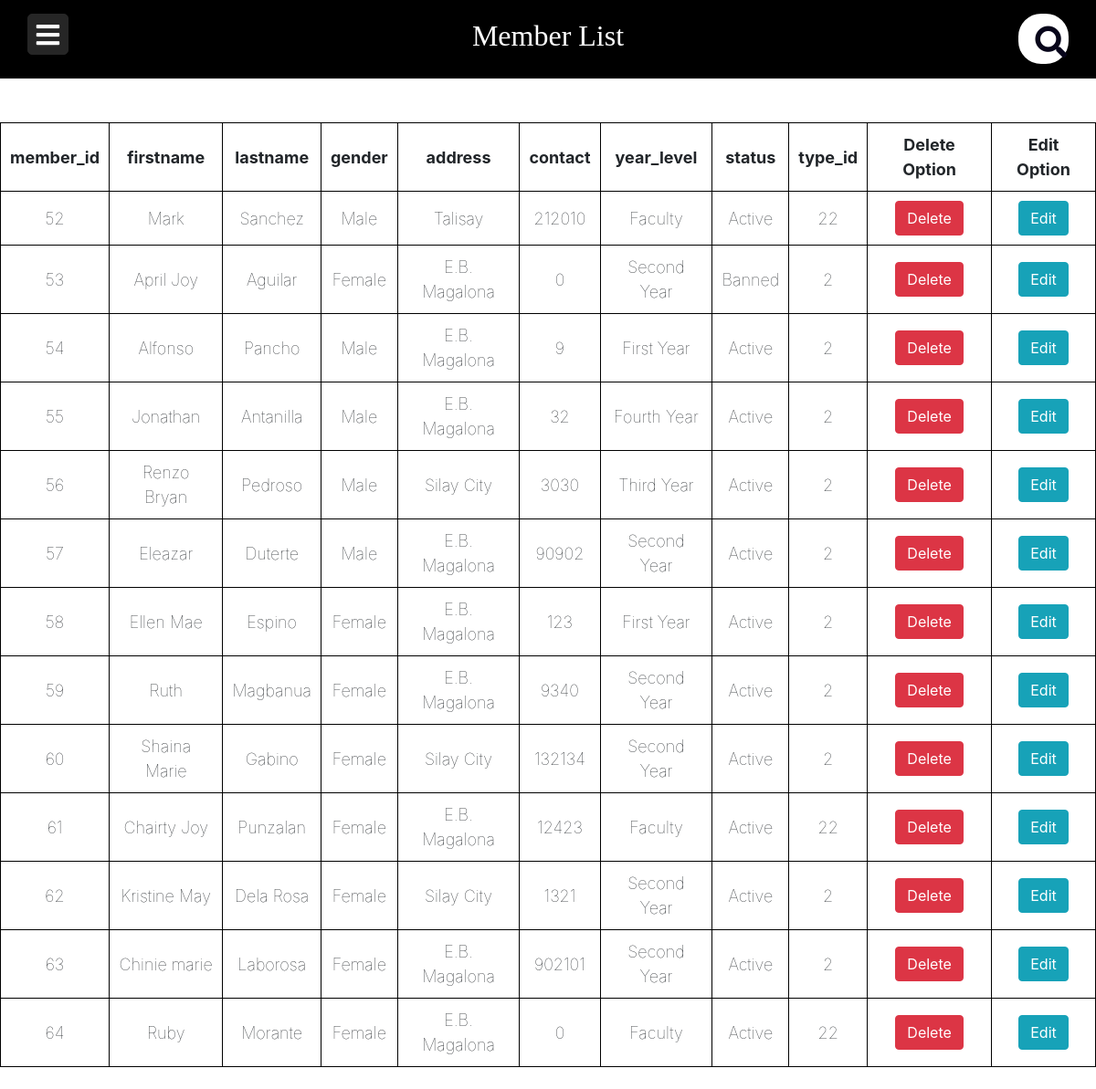
/memberlist.php, run on the app's committed database.
### tables this page shows
CREATE TABLE `member` (
  `member_id` int(12) NOT NULL,
  `firstname` varchar(256) NOT NULL,
  `lastname` varchar(256) NOT NULL,
  `gender` varchar(10) NOT NULL,
  `address` varchar(256) NOT NULL,
  `contact` int(12) DEFAULT NULL,
  `year_level` varchar(20) NOT NULL,
  `status` varchar(12) NOT NULL,
  `type_id` int(12) NOT NULL
);

### memberlist.php (the view, shortened to what this page needs)
<?php
require_once "config.php";
if(isset($_POST['search'])){
   $search = $_POST['search'];
   $sql1="SELECT * FROM `member` WHERE `member_id` LIKE '%$search%' OR `firstname` LIKE '%$search%' OR `lastname` LIKE '%$search%' OR`gender` LIKE '%$search%' OR `address` LIKE '%$search%' OR `contact` LIKE '%$search%' OR `year_level` LIKE '%$search%' OR`status` LIKE '%$search%' OR `type_id` LIKE '%$search%';";
   $result =$link->query($sql1);
}else
{
$sql = "SELECT * FROM member ORDER BY member_id ASC ";
$result = $link->query($sql);
}
?>
<!DOCTYPE html>
<html lang="en">
<head>
    <link rel="stylesheet" href="https://stackpath.bootstrapcdn.com/bootstrap/4.5.2/css/bootstrap.min.css">
    <link rel="stylesheet" href="style.css">
    <link rel="stylesheet" href="https://cdnjs.cloudflare.com/ajax/libs/font-awesome/5.15.3/css/all.min.css"/>
</head>
<body>
<div class="header">
<h1>Member List</h1>
<form action="memberlist.php" method="post" name="search">
  <input type="search" placeholder="Search a Member ..." name="search">
  <i class="fa fa-search"></i>
</form>
</div>
    <label for="check">
      <i class="fas fa-bars" id="btn"></i>
    </label>
    <section>
        <table>
            <br>
            <tr>
                <th>member_id</th>
                <th>firstname</th>
                <th>lastname</th>
                <th>gender</th>
                <th>address</th>
                <th>contact</th>
                <th>year_level</th>
                <th>status</th>
                <th>type_id</th>
                <th>Delete Option</th>
                <th>Edit Option</th>
            </tr>
            <?php
                while($rows=$result->fetch_assoc())
                {
             ?>
            <tr>
                <td><?php echo $rows['member_id'];?></td>
                <td><?php echo $rows['firstname'];?></td>
                <td><?php echo $rows['lastname'];?></td>
                <td><?php echo $rows['gender'];?></td>
                <td><?php echo $rows['address'];?></td>
                <td><?php echo $rows['contact'];?></td>
                <td><?php echo $rows['year_level'];?></td>
                <td><?php echo $rows['status'];?></td>
                <td><?php echo $rows['type_id'];?></td>
                <td>
                    <a href="deleteMember.php?delete=<?php echo $rows['member_id'];?>"
                     class="btn btn-danger">Delete</a>
                </td>
                <td>
                <a href="updateMember.php?edit=<?php echo $rows['member_id'];?>"
                     class="btn btn-info">Edit</a>
                </td>
            </tr>
            <?php
                }
             ?>
        </table>
        <br>
    </section>
</body>
</html>

### style.css (style rules this page uses)
* { margin: 0; padding: 0; text-decoration: none; }
label #btn,label #cancel { position: absolute; cursor: pointer; color: white; border-radius: 5px; border: 1px solid #262626; margin: 15px 30px; font-size: 29px; background: #262626; height: 45px; width: 45px; text-align: center; line-height: 45px; transition: all .5s ease; display: inline-block; top:0; left:0; }
.header { padding: 20px; text-align: center; background: #000000; color: white; }
form { position: absolute; cursor: pointer; color: white; margin: 15px 30px; font-size: 29px; height: 55px; width: 55px; text-align: center; line-height: 55px; transition: all .5s ease; display: inline-block; top:0; right:0%; background: white; box-sizing: border-box; border-radius: 25px; border: 4px solid white; padding: 5px; }
input { position: absolute; top: 0; left: 0; width: 100%;; height: 42.5px; line-height: 30px; outline: 0; border: 0; display: none; font-size: 1em; border-radius: 20px; padding: 0 20px; display: inline-block; }
.fa { box-sizing: border-box; padding: 10px; width: 42.5px; height: 42.5px; position: absolute; top: 0; right: 0; border-radius: 50%; color: #07051a; text-align: center; font-size: 1.2em; transition: all 1s; }

### memberlist.php (style rules this page uses)
table { margin: 0 auto; font-size: large; border: 1px solid black; }
h1 { text-align: center; font-size: xx-large; font-family: 'Gill Sans', 'Gill Sans MT', ' Calibri', 'Trebuchet MS', 'sans-serif'; }
td { border: 1px solid black; }
th, td { font-weight: bold; border: 1px solid black; padding: 10px; text-align: center; }
td { font-weight: lighter; }

### data on the page
member: member_id "52", firstname "Mark", lastname "Sanchez", gender "Male", address "Talisay", contact "212010", year_level "Faculty", status "Active", type "22"
member: member_id "53", firstname "April Joy", lastname "Aguilar", gender "Female", address "E.B. Magalona", contact "0", year_level "Second Year", status "Banned", type "2"
member: member_id "54", firstname "Alfonso", lastname "Pancho", gender "Male", address "E.B. Magalona", contact "9", year_level "First Year", status "Active", type "2"
member: member_id "55", firstname "Jonathan", lastname "Antanilla", gender "Male", address "E.B. Magalona", contact "32", year_level "Fourth Year", status "Active", type "2"
member: member_id "56", firstname "Renzo Bryan", lastname "Pedroso", gender "Male", address "Silay City", contact "3030", year_level "Third Year", status "Active", type "2"
member: member_id "57", firstname "Eleazar", lastname "Duterte", gender "Male", address "E.B. Magalona", contact "90902", year_level "Second Year", status "Active", type "2"
member: member_id "58", firstname "Ellen Mae", lastname "Espino", gender "Female", address "E.B. Magalona", contact "123", year_level "First Year", status "Active", type "2"
member: member_id "59", firstname "Ruth", lastname "Magbanua", gender "Female", address "E.B. Magalona", contact "9340", year_level "Second Year", status "Active", type "2"
member: member_id "60", firstname "Shaina Marie", lastname "Gabino", gender "Female", address "Silay City", contact "132134", year_level "Second Year", status "Active", type "2"
member: member_id "61", firstname "Chairty Joy", lastname "Punzalan", gender "Female", address "E.B. Magalona", contact "12423", year_level "Faculty", status "Active", type "22"
member: member_id "62", firstname "Kristine May", lastname "Dela Rosa", gender "Female", address "Silay City", contact "1321", year_level "Second Year", status "Active", type "2"
member: member_id "63", firstname "Chinie marie", lastname "Laborosa", gender "Female", address "E.B. Magalona", contact "902101", year_level "Second Year", status "Active", type "2"
member: member_id "64", firstname "Ruby", lastname "Morante", gender "Female", address "E.B. Magalona", contact "0", year_level "Faculty", status "Active", type "22"
